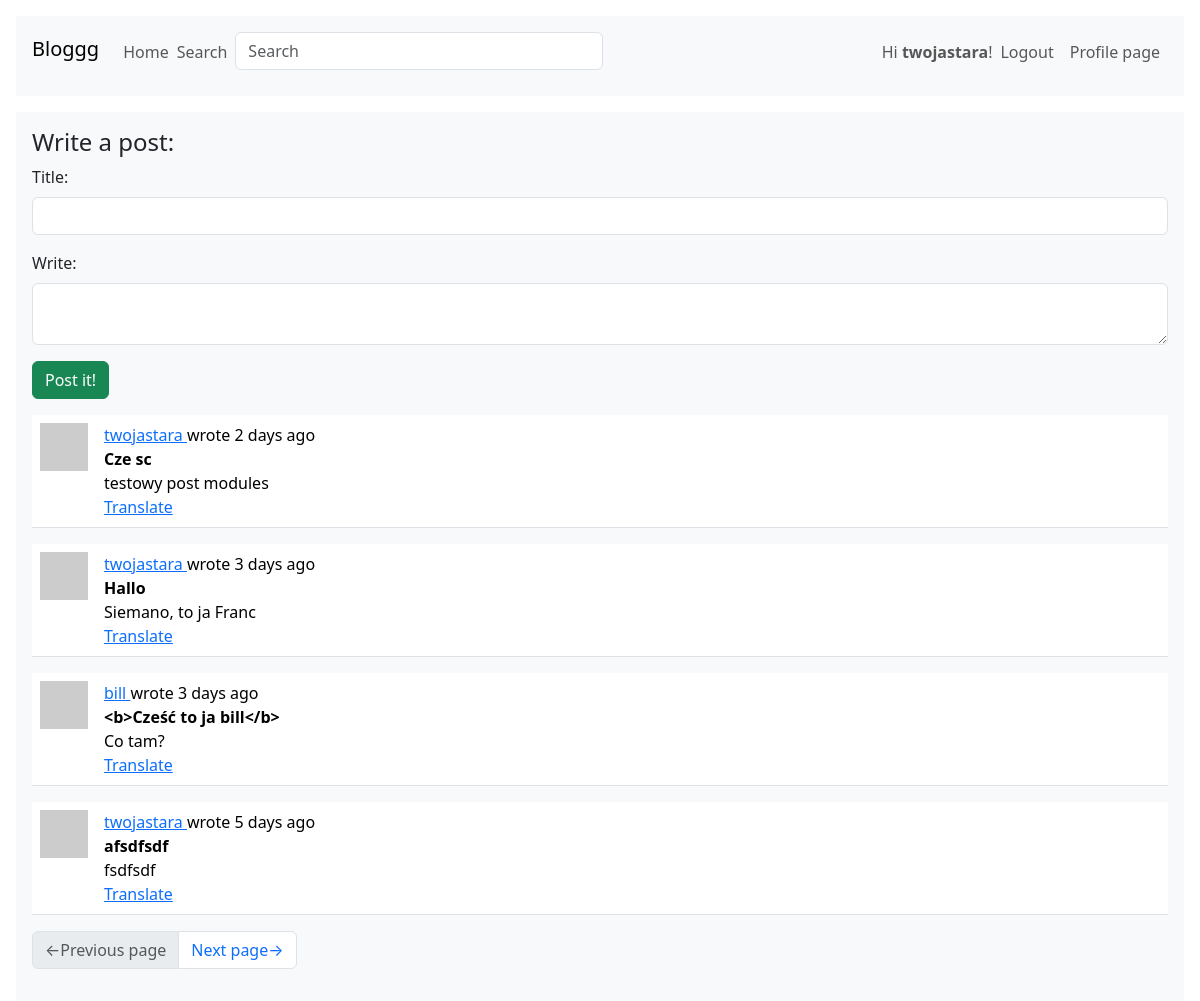
The page /index (signed in) on the database its author committed.
### webapp/models.py (models this page shows, shortened)
class User(UserMixin, db.Model):
    __searchable = ['username']
    id:         sqo.Mapped[int] = sqo.mapped_column(primary_key=True)
    username:   sqo.Mapped[str] = sqo.mapped_column(sqa.String(64), index=True, unique=True)
    email:      sqo.Mapped[str] = sqo.mapped_column(sqa.String(128), index=True, unique=True)
    hashed_pass:sqo.Mapped[Optional[str]] = sqo.mapped_column(sqa.String(256))
    about:      sqo.Mapped[Optional[str]] = sqo.mapped_column(sqa.String(3072))
    last_seen:  sqo.Mapped[Optional[datetime]] = sqo.mapped_column(default=lambda: datetime.now(timezone.utc))
    posts:      sqo.WriteOnlyMapped['Post'] = sqo.relationship(back_populates='author')
    followers:  sqo.WriteOnlyMapped['User'] = sqo.relationship(
        secondary=followers_table, primaryjoin=(followers_table.c.followed_id == id),
        secondaryjoin=(followers_table.c.follower_id == id), back_populates='following'
    )
    following:   sqo.WriteOnlyMapped['User'] = sqo.relationship(
        secondary=followers_table, primaryjoin=(followers_table.c.follower_id == id),
        secondaryjoin=(followers_table.c.followed_id == id), back_populates='followers'
    )
    def avatar(self, size):
        hash = md5((self.username+self.email+str(2384129234)).encode('utf-8')).hexdigest()
        return f'https://www.gravatar.com/avatar/{hash}?d=identicon&s={size}'
    def get_my_and_followers_posts_query(self):
        Author = sqo.aliased(User)
        Follower = sqo.aliased(User)
        query = (
            sqa.select(Post).join(Post.author.of_type(Author)).join(Author.followers.of_type(Follower), isouter=True)
            .where(sqa.or_(
                Author.id == self.id,
                Follower.id == self.id,
            ))
            .group_by(Post)
            .order_by(Post.timestamp.desc())
        )
        return query

class SearchableMixin(object):
    @classmethod
    def before_commit(cls, session):
        session._changes = {
            'add': list(session.new),
            'update': list(session.dirty),
            'delete': list(session.deleted)
        }
    @classmethod
    def after_commit(cls, session):
        for obj in session._changes['add']:
            if isinstance(obj, SearchableMixin):
                add_to_index(obj.__tablename__, obj)
        for obj in session._changes['update']:
            if isinstance(obj, SearchableMixin):
                add_to_index(obj.__tablename__, obj)
        for obj in session._changes['delete']:
            if isinstance(obj, SearchableMixin):
                remove_from_index(cls.__tablename__, obj)
        session._changes = None

class Post(SearchableMixin, db.Model):
    __searchable__ = ['title', 'body']
    id:         sqo.Mapped[int] = sqo.mapped_column(primary_key=True)
    user_id:    sqo.Mapped[int] = sqo.mapped_column(sqa.ForeignKey(User.id), index=True)
    timestamp:  sqo.Mapped[datetime] = sqo.mapped_column(index=True, default=lambda: datetime.now(timezone.utc))
    title:      sqo.Mapped[str] = sqo.mapped_column(sqa.String(64), index=True)
    body:       sqo.Mapped[str] = sqo.mapped_column(sqa.String(3072))
    language:   sqo.Mapped[Optional[str]] = sqo.mapped_column(sqa.String(8))
    author:     sqo.Mapped[User] = sqo.relationship(back_populates='posts')

### webapp/main/routes.py (the view, shortened to what this page needs)
@bp.route('/', methods=['POST', 'GET'])
@bp.route('/index', methods=['POST', 'GET'])
def index_page():
    page = request.args.get('page', 1, type=int)
    query = None
    post_form = None
    if current_user.is_authenticated:
        post_form = PostForm()
        query = current_user.get_my_and_followers_posts_query()
    else:
        query = sqa.select(Post).order_by(Post.timestamp.desc())
    posts = db.paginate(query, page=page, per_page=current_app.config['POSTS_PER_PAGE'], error_out=False)
    next_url = url_for('main.index_page', page=posts.next_num) if posts.has_next else None
    prev_url = url_for('main.index_page', page=posts.prev_num) if posts.has_prev else None
    return render_template('index_page.html', title='Home page',
                    posts=posts, post_form=post_form, next_url=next_url, prev_url=prev_url)

### webapp/main/forms.py
class SearchForm(FlaskForm):
    query = StringField(_l('Search'), validators=[DataRequired()])
    def __init__(self, *args, **kwargs):
        if 'formdata' not in kwargs:
            kwargs['formdata'] = request.args
        if 'meta' not in kwargs:
            kwargs['meta'] = {'csrf': False}
        super(SearchForm, self).__init__(*args, **kwargs)

class PostForm(FlaskForm):
    title = StringField(_l('Title: '), validators=[Length(min=1, max=64)])
    text = TextAreaField(_l('Write: '), validators=[Length(min=1, max=1024)])
    submit = SubmitField(_l('Post it!'))

### webapp/__init__.py (called while the page is built)
def get_locale():
    return request.accept_languages.best_match(current_app.config['LANGUAGES'])

### webapp/main/routes.py (called while the page is built)
@bp.before_request
def before_request():
    g.locale = str(get_locale())
    if current_user.is_authenticated:
        current_user.last_seen = datetime.now(timezone.utc)
        db.session.commit()
        g.search_form = SearchForm()

### webapp/models.py (called while the page is built)
@login.user_loader
def load_user(id):
    return db.session.get(User, int(id))

### webapp/templates/index_page.html (shortened to what this page needs)
{% extends "base.html" %}
{% block content %}
    {% if post_form %}
    <h4>{{ _('Write a post:') }}</h4>
    <form action="" method="post" novalidate>
        {{ macro_form.form_field(post_form.title, size=64) }}
        {{ macro_form.form_field(post_form.text, size=64) }}
        {{ macro_submit.submit_field(post_form.submit) }}
    </form>
    {% endif %}
    {% for post in posts %}
        {% include "sub_post.html" %}
    {% endfor %}
    {% include "sub_pagination.html" %}
{% endblock %}

### webapp/templates/base.html (shortened to what this page needs)
<!DOCTYPE html>
{% import "macro_form_field.html" as macro_form %}
{% import "macro_submit_field.html" as macro_submit %}
<html>
<head>
    <link href="{{ url_for('static', filename='bootstrap.min.css') }}" rel="stylesheet">
</head>
<body>
    <nav class="navbar navbar-expand bg-light m-3 pt-3 px-3 ">
        <div class="d-flex flex-grow-1">
            <span class="navbar-brand h1">Bloggg</span>
            <ul class="navbar-nav">
                <li class="nav-item">
                    <a class="nav-link" href="{{ url_for('main.index_page') }}">{{ _('Home') }}</a>
                </li>
                {% if g.search_form %}
                    <li class="nav-item">
                        <p class="navbar-text me-2">{{ _('Search') }}</p>
                    </li>
                    <li class="nav-item">
                        <form class="navbar-form navbar-left" method="get"
                            action="{{ url_for('main.search_page') }}">
                                {{ g.search_form.query(size=32, class='form-control',
                                    placeholder=g.search_form.query.label.text) }}
                        </form>
                    </li>
                {% endif %}
            </ul>
        </div>
        <div style="d-flex">
            <ul class="navbar-nav">
            {% if current_user.is_anonymous %}
                <li class="nav-item">
                    <a class="nav-link" href="{{ url_for('auth.login_page') }}">{{ _('Login') }}</a>
                </li>
                <li class="nav-item">
                    <a class="nav-link" href="{{ url_for('auth.registration_page') }}">{{ _('Register') }}</a>
                </li>
            {% else %}
                <li class="nav-item">
                    <p class="navbar-text">{{ _('Hi <b>%(user)s</b>!', user=current_user.username) }}</p>
                </li>
                <li class="nav-item">
                    <a class="nav-link" href="{{ url_for('auth.logout_page') }}">{{ _('Logout') }}</a>
                </li>
                <li class="nav-item">
                    <a class="nav-link" href="{{ url_for('main.user_page',
                        username=current_user.username) }}">{{ _('Profile page') }}</a>
                </li>
            {% endif %}
            </ul>
        </div>
    </nav>
    <div class="container-fluid m-0 px-3">
        <div class="container-fluid m-0 p-3 bg-light">
            {% block content %} {% endblock %}
        </div>
    </div>
</body>
</html>

### webapp/templates/sub_post.html (shortened to what this page needs)
<table class="table table-hover">
    <tr>
        <td width="64px">
            <a href="{{ url_for('main.user_page', username=post.author.username) }}">
                <img src="{{ post.author.avatar(64) }}" class="img-fluid">
            </a>
        </td>
        <td>
            {{ _('%(username)s wrote %(when)s',
                username=user_link, when=moment(post.timestamp).fromNow()) }}
            <br>
            <b>{{ post.title }}</b>
            <br>
            <span id="post-{{ post.id }}">{{ post.body }}</span>
            {% if post.language and post.language != g.locale %}
                <br>
                <span id="translation-{{ post.id }}">
                    <a href="javascript:translate(
                        'post-{{ post.id }}',
                        'translation-{{ post.id }}',
                        '{{ post.language }}',
                        '{{ g.locale }}');">{{ _('Translate') }}</a>
                </span>
            {% endif %}
        </td>
    </tr>
</table>

### rows shown on the page
Post: title "Cze sc", body "testowy post modules"
Post: title "Hallo", body "Siemano, to ja Franc"
Post: title "<b>Cześć to ja bill</b>", body "Co tam?"
Post: title "afsdfsdf", body "fsdfsdf"

### other values the page prints
{{ field.label(class='form-label') }} "Title: Write:"
